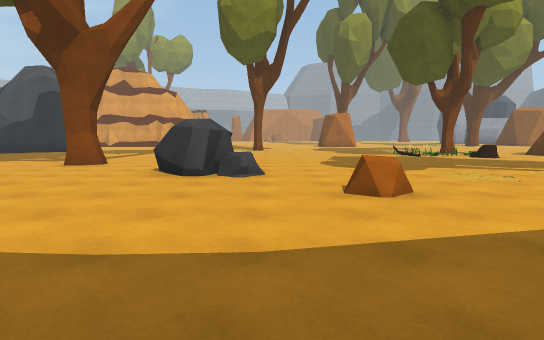
view 1 (above)

19 first-person views from a walk through a scene from a Unity 3-D project. The camera is 1.5 m above the floor, tilts 6° down and sees 80° across. The floor is counted in squares, 2 m on a side. Each view is taken from the middle of a square. On the plan, view 1 faces up. The plan holds only what a view shows up to about 11 squares ahead; the rest is blank. The place goes on beyond the plan. The player is left out.

view 2
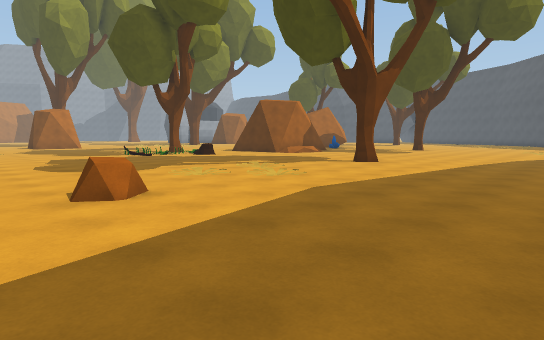

view 3
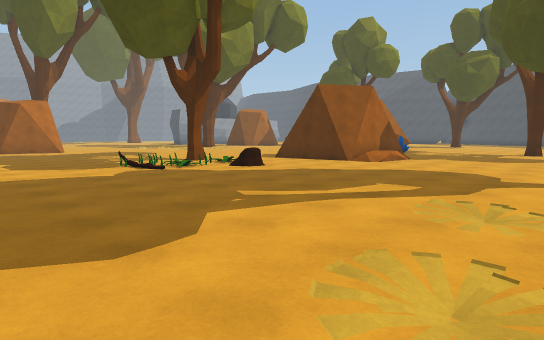

view 4
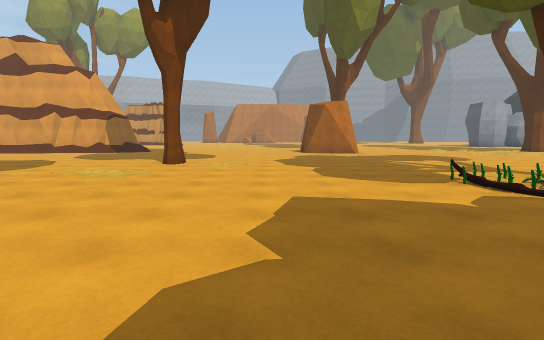

view 5
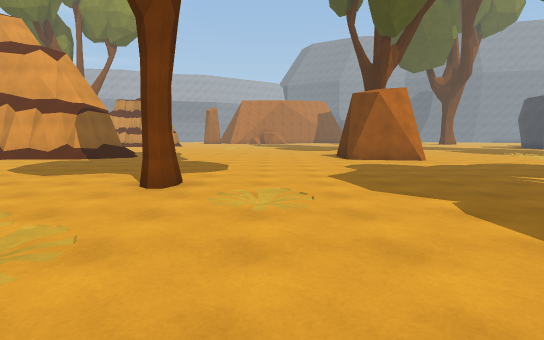

view 6
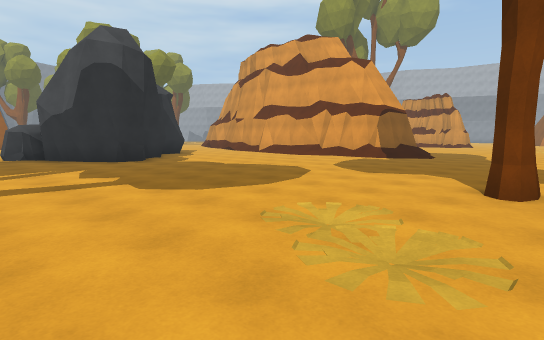

view 7
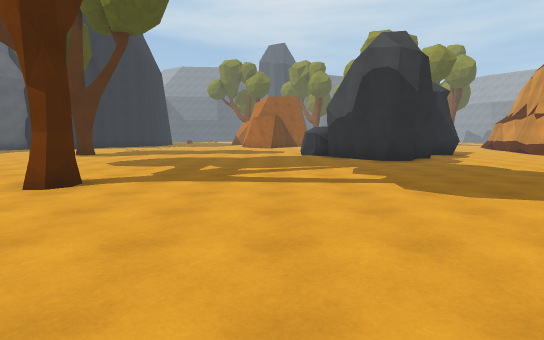

view 8
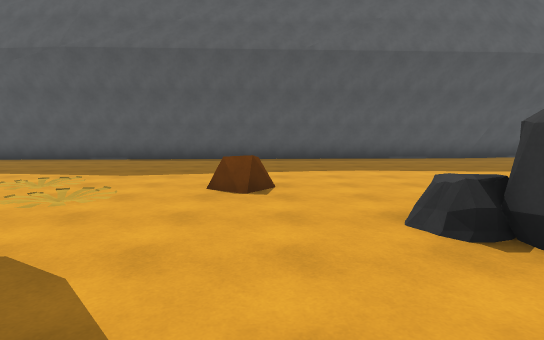

view 9
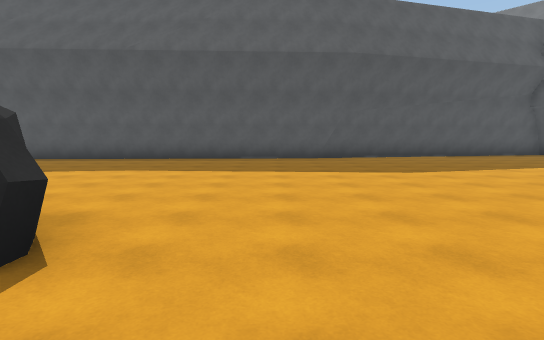

view 10
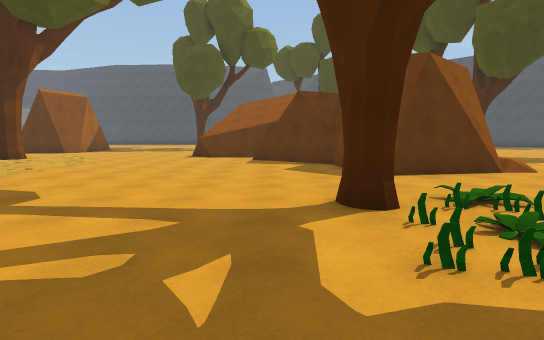

view 11
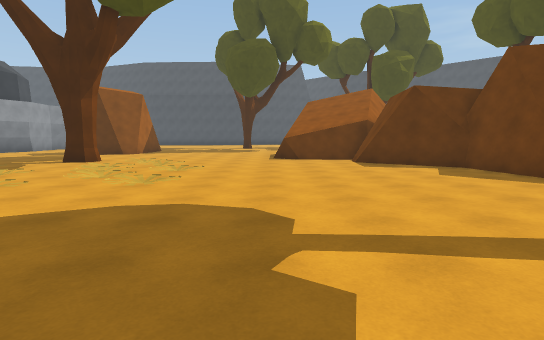

view 12
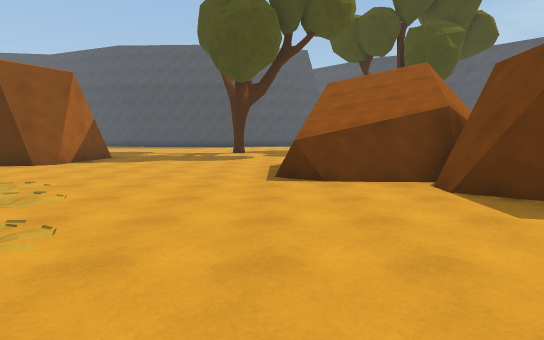

view 13
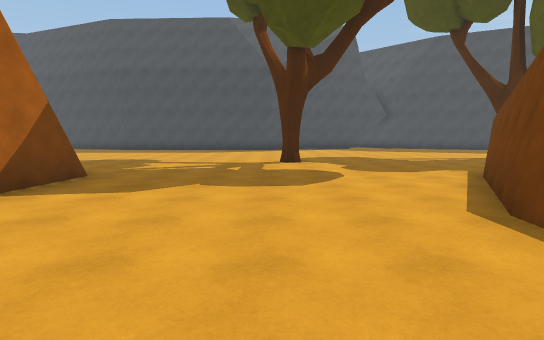

view 14
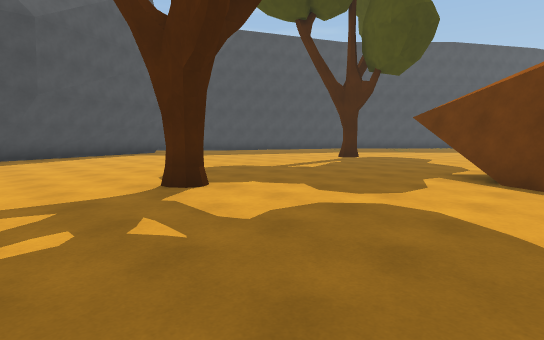

view 15
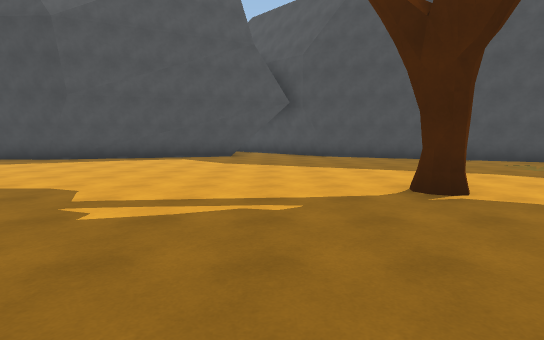

view 16
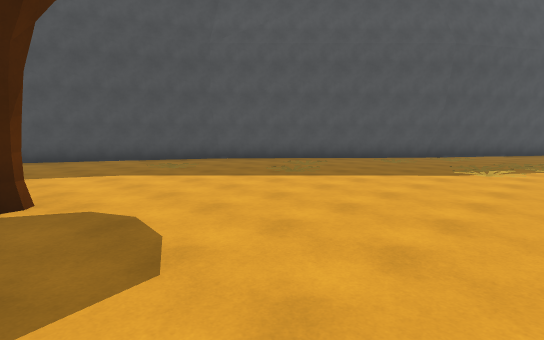

view 17
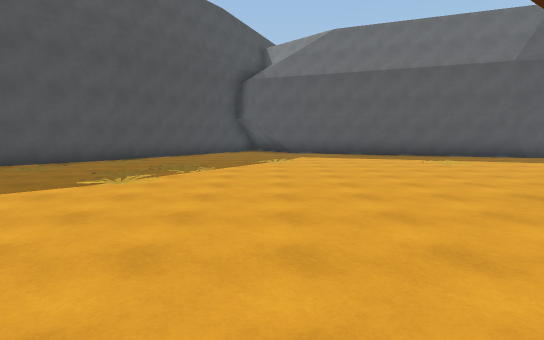

view 18
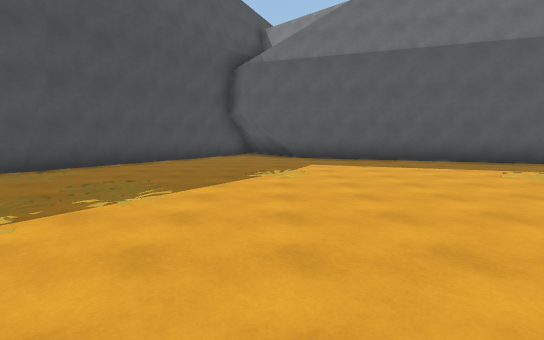

view 19
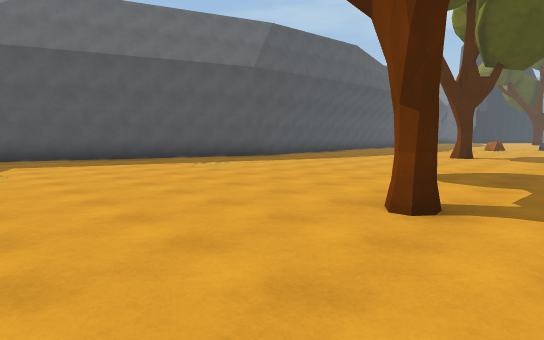

### Floor plan
Points are (right, up) in squares from view 1. A wall is a line through its corners. A room is listed if a view was taken in it or the views show most of it. See-through windows are left out.
Room 1 (views 1, 2, 3, 4, 5, 6, 7, 8, 9, 10, 11, 12, 13, 14, 15, 16, 17, 18, 19)
walls: (10.7, 10.4) (10.4, 12.5); (10.8, 13) (12.7, 13.4) (14.1, 15.3); (12.6, 10.2) (11.1, 10.3) (10.6, 10.8); (14.1, 15.1) (15.4, 15); (15.6, 14.9) (15.7, 17.6); (15.5, 17.2) (15.9, 17.7); (17.7, 17.6) (18.5, 17.5); (18.1, 17.5) (22.5, 15.1); (11.7, -0.9) (12.8, -0.9) (21, -4.1); (14.6, 23.1) (14.1, 23.5) (14.3, 24); (20.9, 23.5) (18.7, 23.6) (18.4, 24); (26, 0.2) (30.9, 5.6) (33.2, 10.6); (-6, 23) (-6.4, 22.8) (-7.1, 22.9) (-7.7, 22.8); (23.3, -4.2) (26.1, 0.4); (-9.6, 16.2) (-9.6, 15.5) (-10.9, 14.5); (-6, -1.8) (9.6, -1); (-10.5, 14.8) (-11.2, 14.3); (-7.3, 23) (-7.9, 22.9) (-8.2, 23); (-10.8, 16.9) (-10.5, 16.5); (-10.8, 17.5) (-10.5, 16.5); (-7.6, -2.1) (-5.8, -1.7); (33.1, 17.6) (32, 20.9); (32.1, 20.6) (32.2, 22.6)
low walls: (14.1, 15.3) (15.1, 15.3); (15.4, 15.1) (15.5, 17.4); (13.8, -1.4) (20.4, -4.1); (-6.6, -2.1) (-5.5, -1.8); (33, 18.3) (32.5, 20.3); (32.4, 20.5) (32.2, 21.1)
objects: rock (-12, 14); tree (-5, 9); rock (-2, 6) to (-2, 7); plant (-2, 14); rock (-1, 6) to (-1, 7); plant (-1, 14); tree (-1, 17); other object (1, 4); plant (1, 16); plant (3, 5); plant (4, 4); other object (4, 13); other object (4, 22) to (5, 23); plant (5, 6); other object (5, 13); other object (5, 14); other object (6, 12); other object (6, 13); other object (6, 14); other object (7, 11); other object (7, 12); plant (7, 13); tree (7, 14); other object (8, 13); other object (8, 14); tree (9, 5); plant (9, 13); other object (9, 22); plant (10, 20); plant (11, 21); other object (11, 23); plant (12, 20); plant (12, 22); plant (13, 21); other object (13, 22); plant (14, 22); plant (16, 2); tree (18, 7); plant (21, 1); plant (23, 3); plant (23, 5); plant (24, 4); tree (24, 19); plant (25, 2); plant (26, 3); plant (26, 7); tree (26, 12); other object (27, 5); other object (29, 8)

Where each view was taken, in squares from view 1:
view 1: 0 up, 0 right, facing up
view 2: 0 up, 0 right, facing up-right
view 3: 5 up, 2 right, facing up-right
view 4: 8 up, 2 right, facing up
view 5: 12 up, 1 right, facing up
view 6: 12 up, 0 right, facing up-left
view 7: 12 up, 0 right, facing left
view 8: 9 up, 1 right, facing down
view 9: 9 up, 4 left, facing down
view 10: 15 up, 4 right, facing right
view 11: 18 up, 5 right, facing right
view 12: 18 up, 10 right, facing right
view 13: 20 up, 15 right, facing right
view 14: 22 up, 20 right, facing down-right
view 15: 14 up, 22 right, facing right
view 16: 12 up, 22 right, facing down-right
view 17: 10 up, 21 right, facing down
view 18: 7 up, 21 right, facing down
view 19: 8 up, 21 right, facing down-left
